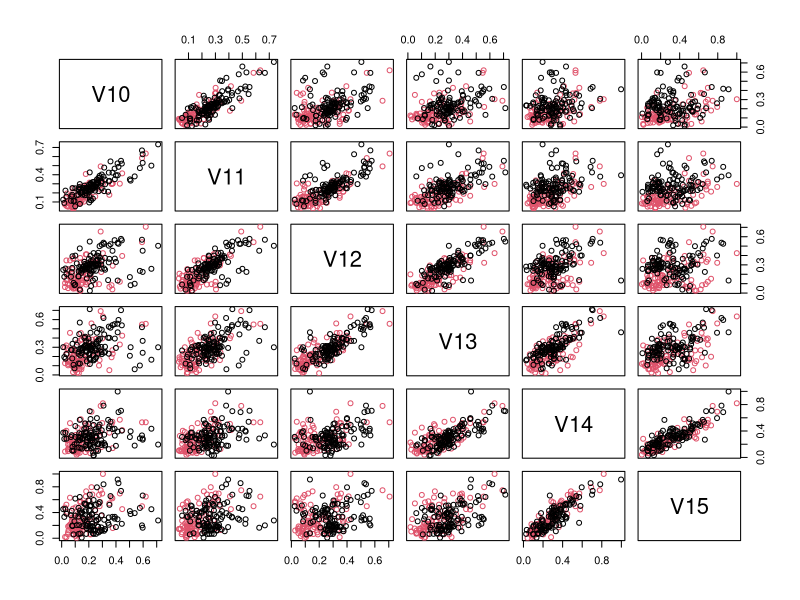

Here is the R script that generated this plot: (Note: this script raises an error after producing the figure.)
#-------------------------------#
#--- Demo of package 'caret' ---#
#------ Xijia Liu 2017 Nov -----#
#-------------------------------#

rm(list = ls())
library(caret); library(mlbench)

data("Sonar")

head(Sonar)
pairs(Sonar[,10:15], col = Sonar$Class)

set.seed(2017)
id_train <- sample(1:dim(Sonar)[1], 0.8*dim(Sonar)[1])
train_data <- Sonar[id_train, ]; rownames(train_data) <- 1:dim(train_data)[1]
test_data <- Sonar[-id_train, ]; rownames(test_data) <- 1:dim(test_data)[1]

# Caret -> svm

ctrl <- trainControl(method = "repeatedcv",
                     repeats = 1,
                     number = 10,
                     classProbs = T)

M_svm <- train(x = train_data[,-61],
               y = train_data[,61],
               method = "svmRadial",
               metric = "Accuracy", 
               trControl = ctrl)



# two training parameter

grid <- expand.grid(sigma = c(0.01, 3), C = c(0.75, 0.9, 1, 1.1, 1.25))

ctrl <- trainControl(method = "repeatedcv",
                     repeats = 1,
                     number = 10,
                     search = "random", 
                     classProbs = T)

M_svm <- train(x = train_data[,-61],
               y = train_data[,61],
               method = "svmRadial",
               tuneGrid = grid,
               trControl = ctrl)

M_svm

predict(M_svm, test_data)
